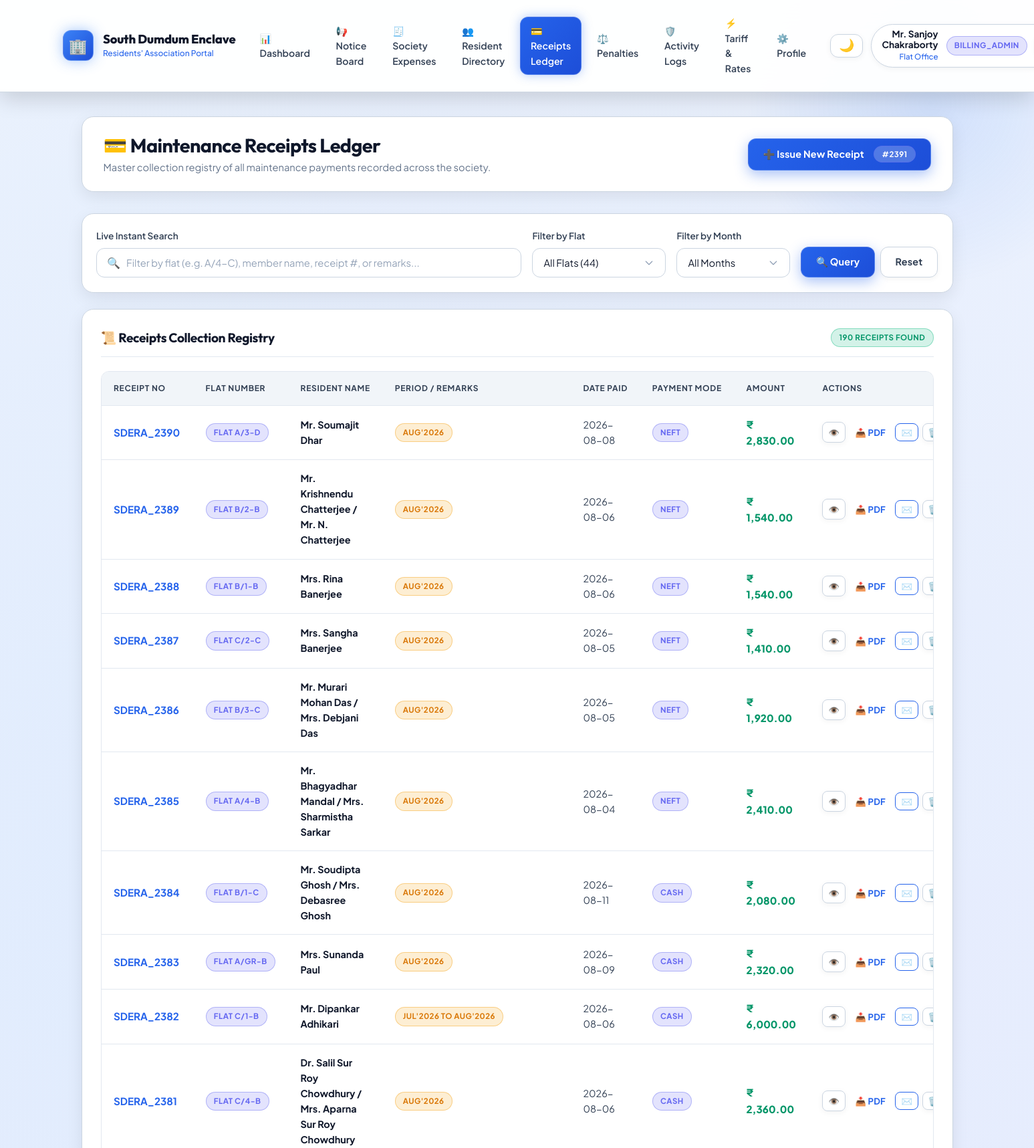
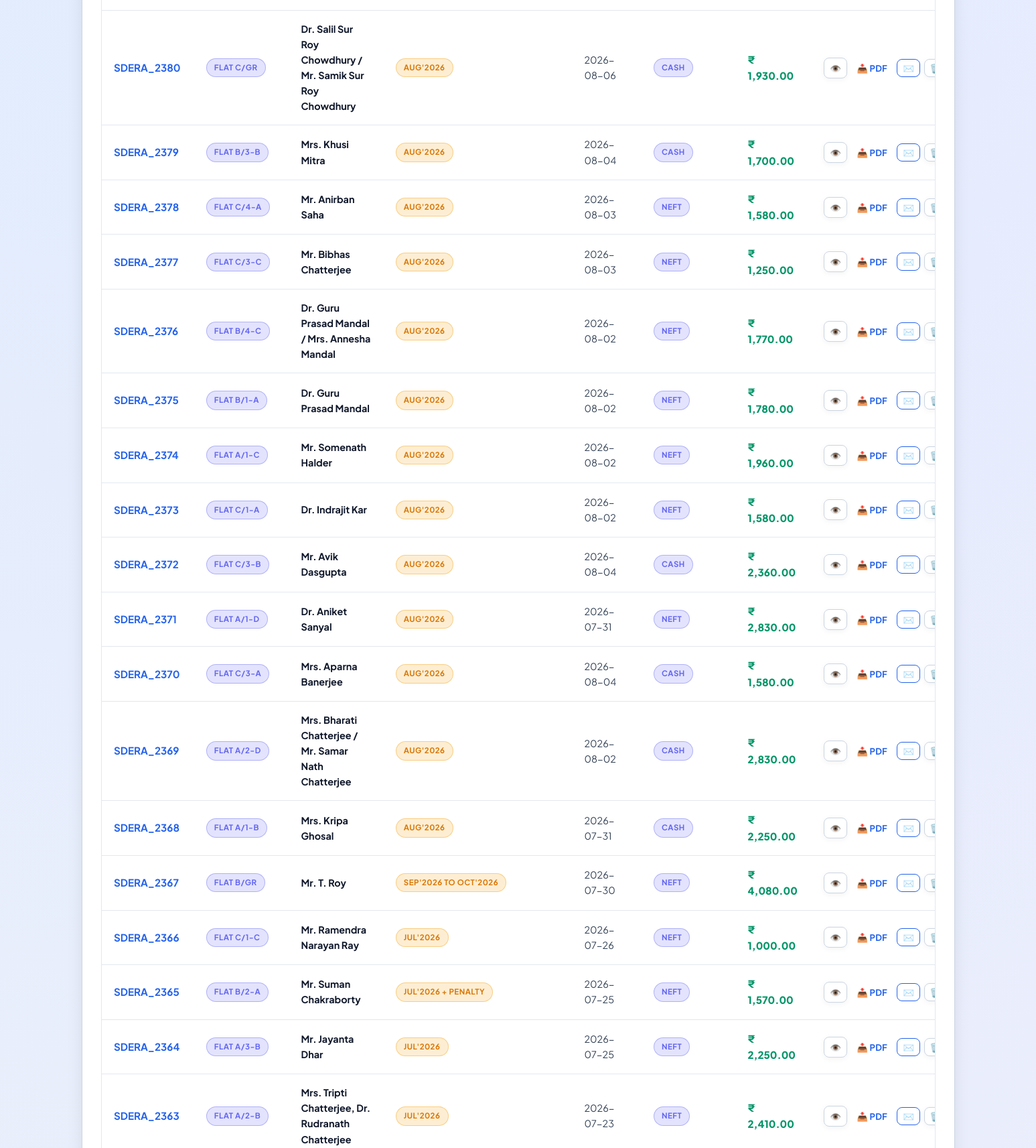
The app's page /admin/receipts (signed in, upper part) with its own data (2 pictures, top to bottom).
### tables this page shows
CREATE TABLE tbl_receipts (
    receipt_no INTEGER PRIMARY KEY,
    flat_no TEXT,
    member_name TEXT,
    amount REAL,
    pymnt_mode TEXT,
    subscription_type TEXT,
    remarks TEXT,
    payment_date TEXT,
    receipt_date TEXT,
    coverage_start TEXT,
    coverage_end TEXT
);

### app.py (the view)
@app.route('/admin/receipts')
@roles_required('super_admin', 'billing_admin', 'president', 'secretary', 'treasurer', 'caretaker')
def admin_receipts():
    flat_filter = request.args.get('flat', '').strip()
    month_filter = request.args.get('month', '').strip()
    search_q = request.args.get('q', '').strip()
    query = "SELECT * FROM tbl_receipts WHERE 1=1"
    params = []
    if flat_filter:
        query += " AND flat_no = %s"
        params.append(flat_filter)
    if month_filter:
        query += " AND remarks LIKE %s"
        params.append(f"%{month_filter}%")
    if search_q:
        query += " AND (flat_no LIKE %s OR member_name LIKE %s OR remarks LIKE %s OR receipt_no = %s)"
        params.extend([f"%{search_q}%", f"%{search_q}%", f"%{search_q}%", search_q if search_q.isdigit() else 0])
    query += " ORDER BY receipt_no DESC"
    receipts = query_db(query, params)
    all_flats = query_db("SELECT flat_no, member_name, monthly_charge FROM tbl_membership ORDER BY flat_no")
    max_rcpt_row = query_db("SELECT COALESCE(MAX(receipt_no), 2390) + 1 as next_r FROM tbl_receipts", one=True)
    next_receipt_no = int(max_rcpt_row['next_r']) if max_rcpt_row else 2391
    return render_template(
        'admin_receipts.html',
        receipts=receipts,
        all_flats=all_flats,
        flat_filter=flat_filter,
        month_filter=month_filter,
        search_q=search_q,
        next_receipt_no=next_receipt_no
    )

### app.py (called while the page is built)
@app.after_request
def set_response_headers(response):
    if request.path.startswith('/static/'):
        response.headers['Cache-Control'] = 'public, max-age=0, must-revalidate'
    return response

@app.teardown_appcontext
def close_request_db(exception=None):
    from flask import g
    db_conn = getattr(g, 'db_conn', None)
    if db_conn is not None:
        try:
            db_conn.close()
        except Exception:
            pass
        g.db_conn = None

@app.context_processor
def inject_globals():
    user = session.get('user')
    if not isinstance(user, dict):
        user = None
    is_admin = bool(user and (user.get('role') in ADMIN_ROLES or user.get('is_admin', False)))
    is_exec = bool(user and (user.get('role') in EXECUTIVE_ROLES or user.get('is_admin', False)))
    is_billing_admin = bool(user and (user.get('role') in {'super_admin', 'billing_admin'} or user.get('username') == 'admin'))
    return {
        'config': Config,
        'now': datetime.now(),
        'current_user': user,
        'is_admin': is_admin,
        'is_executive': is_exec,
        'is_billing_admin': is_billing_admin,
        'asset_version': '2.1.2'
    }

### database.py (called while the page is built, shortened)
def get_writable_sqlite_path():
    global _WRITABLE_SQLITE_PATH
    if _WRITABLE_SQLITE_PATH and os.path.exists(_WRITABLE_SQLITE_PATH):
        return _WRITABLE_SQLITE_PATH

def get_sqlite_connection():
    db_path = get_writable_sqlite_path()
    conn = sqlite3.connect(db_path)
    conn.row_factory = sqlite3.Row
    conn.create_function('DATE_FORMAT', 2, sqlite_date_format)
    return conn

def determine_engine():
    global _ENGINE_MODE
    if _ENGINE_MODE is not None:
        return _ENGINE_MODE

def get_db():
    try:
        from flask import g, has_request_context
        if has_request_context():
            if not hasattr(g, 'db_conn') or g.db_conn is None:
                engine = determine_engine()
                if engine == 'sqlite':
                    g.db_conn = get_sqlite_connection()
                else:
                    g.db_conn = get_mysql_connection()
            return g.db_conn
    except Exception:
        pass
    engine = determine_engine()
    return get_sqlite_connection() if engine == 'sqlite' else get_mysql_connection()

### templates/admin_receipts.html (shortened to what this page needs)
{% extends 'base.html' %}
{% block content %}
<div class="page-header">
    <div class="page-header-title">
        <h2>💳 Maintenance Receipts Ledger</h2>
        <p>Master collection registry of all maintenance payments recorded across the society.</p>
    </div>
    <div class="page-header-actions">
        <button type="button" class="btn btn-primary" onclick="openModal('createReceiptModal')">
            ➕ Issue New Receipt <span class="badge badge-info" style="margin-left: 0.35rem; background: rgba(255,255,255,0.22); color: #fff; font-weight: 700;">#{{ next_receipt_no }}</span>
        </button>
    </div>
</div>
<div class="card" style="margin-bottom: 1.5rem; padding: 1.35rem;">
    <form method="GET" action="{{ url_for('admin_receipts') }}" style="display: flex; gap: 1rem; align-items: flex-end; flex-wrap: wrap;">
        <div style="flex: 1; min-width: 220px;">
            <label class="form-label" for="liveReceiptSearch">Live Instant Search</label>
            <div class="live-search-box">
                <span class="search-icon">🔍</span>
                <input type="text" id="liveReceiptSearch" name="q" value="{{ search_q or '' }}" class="form-control" placeholder="Filter by flat (e.g. A/4-C), member name, receipt #, or remarks..." data-live-search="#adminReceiptsTable" data-search-counter="#rcptCountBadge" data-clear-btn="clearRcptSearch">
            </div>
        </div>
        <div style="width: 200px;">
            <label class="form-label" for="flat">Filter by Flat</label>
            <select id="flat" name="flat" class="form-select">
                <option value="">All Flats (44)</option>
            </select>
        </div>
        <div style="width: 170px;">
            <label class="form-label" for="month">Filter by Month</label>
            <select id="month" name="month" class="form-select">
                <option value="">All Months</option>
            </select>
        </div>
        <div style="display: flex; gap: 0.5rem;">
            <button type="submit" class="btn btn-primary">🔍 Query</button>
            <a href="{{ url_for('admin_receipts') }}" class="btn btn-secondary">Reset</a>
        </div>
    </form>
</div>
<div class="card">
    <div class="card-header">
        <h3 class="card-title">📜 Receipts Collection Registry</h3>
        <span id="rcptCountBadge" class="badge badge-success">{{ receipts|length }} Receipts Found</span>
    </div>
    <div class="table-container">
        <table class="custom-table" id="adminReceiptsTable">
            <thead>
                <tr>
                    <th>Receipt No</th>
                    <th>Flat Number</th>
                    <th>Resident Name</th>
                    <th>Period / Remarks</th>
                    <th>Date Paid</th>
                    <th>Payment Mode</th>
                    <th>Amount</th>
                    <th>Actions</th>
                </tr>
            </thead>
            <tbody>
                {% for r in receipts %}
                <tr>
                    <td>
                        <strong class="text-highlight-blue" style="font-size: 0.95rem;">SDERA_{{ r.receipt_no }}</strong>
                    </td>
                    <td>
                        <span class="badge badge-info">Flat {{ r.flat_no }}</span>
                    </td>
                    <td>
                        <strong class="text-main">{{ r.member_name }}</strong>
                    </td>
                    <td>
                        <span class="badge badge-warning">{{ r.remarks or 'Monthly' }}</span>
                    </td>
                    <td class="text-secondary">{{ r.payment_date or r.receipt_date }}</td>
                    <td>
                        <span class="badge badge-info">{{ r.pymnt_mode }}</span>
                    </td>
                    <td>
                        <strong class="text-amount-success" style="font-size: 0.95rem;">₹ {{ "{:,.2f}".format(r.amount) }}</strong>
                    </td>
                    <td>
                        <div style="display: flex; gap: 0.35rem; align-items: center;">
                            <a href="{{ url_for('view_receipt', receipt_no=r.receipt_no) }}" class="btn btn-sm btn-secondary" style="padding: 0.25rem 0.5rem;" title="View Voucher">
                                👁️
                            </a>
                            <a href="{{ url_for('download_receipt_pdf', receipt_no=r.receipt_no) }}" class="btn btn-sm btn-outline-success" style="padding: 0.25rem 0.5rem;" title="Download Official PDF" target="_blank" download>
                                📥 PDF
                            </a>
                            <button type="button" class="btn btn-sm btn-outline-primary" style="padding: 0.25rem 0.5rem;" onclick="emailReceiptAjax({{ r.receipt_no }}, this)" title="Email Receipt to Resident">
                                ✉️
                            </button>
                            <form method="POST" action="{{ url_for('delete_receipt', receipt_no=r.receipt_no) }}" onsubmit="return confirm('Are you sure you want to delete receipt SDERA_{{ r.receipt_no }} (Flat {{ r.flat_no }} - {{ r.member_name }})? This action cannot be undone.');" style="display: inline;">
                                <button type="submit" class="btn btn-sm btn-secondary" style="color: var(--amount-danger); padding: 0.25rem 0.5rem;" title="Delete Receipt">
                                    🗑️
                                </button>
                            </form>
                        </div>
                    </td>
                </tr>
                {% else %}
                <tr>
                    <td colspan="8" style="text-align: center; color: var(--text-muted); padding: 2.5rem;">
                        No receipts match your search or filter criteria.
                    </td>
                </tr>
                {% endfor %}
            </tbody>
        </table>
    </div>
</div>
{% endblock %}

### templates/base.html (shortened to what this page needs)
<!DOCTYPE html>
<html lang="en">
<head>
    <link rel="stylesheet" href="{{ url_for('static', filename='css/style.css') }}?v=20260820_v9">
</head>
<body>
    <header class="navbar">
        <div class="navbar-container">
            <a href="{{ url_for('dashboard') if current_user else url_for('login') }}" class="brand-wrapper">
                <div class="brand-logo-badge">🏢</div>
                <div class="brand-info">
                    <h1>South Dumdum Enclave</h1>
                    <p>Residents' Association Portal</p>
                </div>
            </a>
            {% if current_user %}
            <nav class="navbar-nav-desktop">
                <ul class="nav-menu">
                    <li><a href="{{ url_for('dashboard') }}" class="nav-link {% if request.endpoint == 'dashboard' %}active{% endif %}">📊 Dashboard</a></li>
                    <li><a href="{{ url_for('notices_list') }}" class="nav-link {% if request.endpoint == 'notices_list' %}active{% endif %}">📢 Notice Board</a></li>
                    <li><a href="{{ url_for('expenses_list') }}" class="nav-link {% if request.endpoint == 'expenses_list' %}active{% endif %}">🧾 Society Expenses</a></li>
                    {% if is_admin %}
                    <li><a href="{{ url_for('admin_members') }}" class="nav-link {% if request.endpoint == 'admin_members' %}active{% endif %}">👥 Resident Directory</a></li>
                    <li><a href="{{ url_for('admin_receipts') }}" class="nav-link {% if request.endpoint == 'admin_receipts' %}active{% endif %}">💳 Receipts Ledger</a></li>
                    <li><a href="{{ url_for('admin_penalties') }}" class="nav-link {% if request.endpoint == 'admin_penalties' %}active{% endif %}">⚖️ Penalties</a></li>
                    <li><a href="{{ url_for('admin_audit_logs') }}" class="nav-link {% if request.endpoint == 'admin_audit_logs' %}active{% endif %}">🛡️ Activity Logs</a></li>
                    {% endif %}
                    {% if is_billing_admin %}
                    <li><a href="{{ url_for('admin_billing_rates') }}" class="nav-link {% if request.endpoint in ['admin_billing_rates', 'admin_update_unit_rates'] %}active{% endif %}">⚡ Tariff &amp; Rates</a></li>
                    {% endif %}
                    <li><a href="{{ url_for('profile') }}" class="nav-link {% if request.endpoint == 'profile' %}active{% endif %}">⚙️ Profile</a></li>
                </ul>
            </nav>
            <div class="navbar-right">
                <button type="button" class="theme-toggle-btn" onclick="toggleSiteTheme(event)" aria-label="Toggle Light/Dark Theme" title="Toggle Theme">
                    <span class="theme-toggle-icon">☀️</span>
                </button>
                <div class="user-nav-badge navbar-nav-desktop">
                    <div class="user-nav-details">
                        <span class="user-name">{{ current_user.name }}</span>
                        <span class="user-sub">Flat {{ current_user.flat_no }}</span>
                    </div>
                    <span class="badge badge-{{ current_user.role|lower }}">{{ current_user.role }}</span>
                </div>
            </div>
            {% endif %}
        </div>
    </header>
    <main class="main-wrapper">
        {% block content %}{% endblock %}
    </main>
</body>
</html>

### templates/base.html (style rules this page uses)
:root, [data-theme="dark"], html[data-theme="dark"], body[data-theme="dark"] { --font-heading: 'Outfit', -apple-system, BlinkMacSystemFont, 'Segoe UI', Roboto, sans-serif; --font-body: 'Plus Jakarta Sans', -apple-system, BlinkMacSystemFont, 'Segoe UI', Roboto, sans-serif; --primary-50: #eff6ff; --primary-100: #dbeafe; --primary-200: #bfdbfe; --primary-300: #93c5fd; --primary-400: #60a5fa; --primary-500: #3b82f6; --primary-600: #2563eb; --primary-700: #1d4ed8; --primary-800: #1e40af; --primary-900: #1e3a8a; --primary-950: #0f172a; --emerald-500: #10b981; --emerald-600: #059669; --emerald-700: #047857; --amber-500: #f59e0b; --amber-600: #d97706; --amber-700: #b45309; --rose-500: #f43f5e; --rose-600: #e11d48; --rose-700: #be123c; --slate-50: #f8fafc; --slate-100: #f1f5f9; --slate-200: #e2e8f0; --slate-300: #cbd5e1; --slate-400: #94a3b8; --slate-500: #64748b; --slate-600: #475569; --slate-700: #334155; --slate-800: #1e293b; --slate-900: #0f172a; --slate-950: #020617; --radius-sm: 8px; --radius-md: 12px; --radius-lg: 18px; --radius-xl: 26px; --radius-pill: 9999px; --theme-mode: 'dark'; --text-main: #ffffff; --text-secondary: #cbd5e1; --text-muted: #94a3b8; --text-heading: #ffffff; --bg-body: #070b14; --bg-gradient: radial-gradient(circle at 15% 15%, rgba(30, 58, 138, 0.35) 0%, transparent 45%), radial-gradient(circle at 85% 25%, rgba(126, 34, 206, 0.25) 0%, transparent 45%), radial-gradient(circle at 50% 85%, rgba(15, 23, 42, 0.9) 0%, transparent 60%), linear-gradient(180deg, #070b14 0%, #0b1329 50%, #030712 100%); --navbar-bg: rgba(10, 16, 31, 0.88); --navbar-border: rgba(255, 255, 255, 0.1); --surface-card: rgba(15, 23, 42, 0.82); --surface-card-hover: rgba(22, 33, 58, 0.9); --surface-border: rgba(255, 255, 255, 0.1); --surface-border-hover: rgba(59, 130, 246, 0.45); --table-th-bg: rgba(30, 41, 59, 0.88); --table-th-color: #cbd5e1; --table-td-color: #e2e8f0; --table-td-border: rgba(255, 255, 255, 0.06); --form-bg: rgba(15, 23, 42, 0.85); --form-border: rgba(255, 255, 255, 0.15); --form-text: #ffffff; }
:root[data-theme="light"], html[data-theme="light"], body[data-theme="light"], [data-theme="light"] { --theme-mode: 'light'; --text-main: #0f172a; --text-secondary: #334155; --text-muted: #64748b; --text-heading: #0f172a; --bg-body: #f8fafc; --bg-gradient: radial-gradient(circle at 15% 15%, rgba(219, 234, 254, 0.75) 0%, transparent 45%), radial-gradient(circle at 85% 25%, rgba(237, 233, 254, 0.75) 0%, transparent 45%), linear-gradient(180deg, #f8fafc 0%, #edf2f7 50%, #e2e8f0 100%); --navbar-bg: rgba(255, 255, 255, 0.94); --navbar-border: rgba(203, 213, 225, 0.9); --surface-card: #ffffff; --surface-card-hover: #ffffff; --surface-border: #cbd5e1; --surface-border-hover: #2563eb; --table-th-bg: #f1f5f9; --table-th-color: #334155; --table-td-color: #0f172a; --table-td-border: #e2e8f0; --form-bg: #ffffff; --form-border: #cbd5e1; --form-text: #0f172a; }

### records on screen
tbl_receipts: receipt_no "2390", flat_no "A/3-D", member_name "Mr. Soumajit Dhar", remarks "AUG'2026", payment_date "2026-08-08", pymnt_mode "NEFT", amount "2,830.00"
tbl_receipts: receipt_no "2389", flat_no "B/2-B", member_name "Mr. Krishnendu Chatterjee / Mr. N. Chatterjee", remarks "AUG'2026", payment_date "2026-08-06", pymnt_mode "NEFT", amount "1,540.00"
tbl_receipts: receipt_no "2388", flat_no "B/1-B", member_name "Mrs. Rina Banerjee", remarks "AUG'2026", payment_date "2026-08-06", pymnt_mode "NEFT", amount "1,540.00"
tbl_receipts: receipt_no "2387", flat_no "C/2-C", member_name "Mrs. Sangha Banerjee", remarks "AUG'2026", payment_date "2026-08-05", pymnt_mode "NEFT", amount "1,410.00"
tbl_receipts: receipt_no "2386", flat_no "B/3-C", member_name "Mr. Murari Mohan Das / Mrs. Debjani Das", remarks "AUG'2026", payment_date "2026-08-05", pymnt_mode "NEFT", amount "1,920.00"
tbl_receipts: receipt_no "2385", flat_no "A/4-B", member_name "Mr. Bhagyadhar Mandal / Mrs. Sharmistha Sarkar", remarks "AUG'2026", payment_date "2026-08-04", pymnt_mode "NEFT", amount "2,410.00"
tbl_receipts: receipt_no "2384", flat_no "B/1-C", member_name "Mr. Soudipta Ghosh / Mrs. Debasree Ghosh", remarks "AUG'2026", payment_date "2026-08-11", pymnt_mode "CASH", amount "2,080.00"
tbl_receipts: receipt_no "2383", flat_no "A/GR-B", member_name "Mrs. Sunanda Paul", remarks "AUG'2026", payment_date "2026-08-09", pymnt_mode "CASH", amount "2,320.00"
tbl_receipts: receipt_no "2382", flat_no "C/1-B", member_name "Mr. Dipankar Adhikari", remarks "JUL'2026 TO AUG'2026", payment_date "2026-08-06", pymnt_mode "CASH", amount "6,000.00"
tbl_receipts: receipt_no "2381", flat_no "C/4-B", member_name "Dr. Salil Sur Roy Chowdhury / Mrs. Aparna Sur Roy Chowdhury", remarks "AUG'2026", payment_date "2026-08-06", pymnt_mode "CASH", amount "2,360.00"
tbl_receipts: receipt_no "2380", flat_no "C/GR", member_name "Dr. Salil Sur Roy Chowdhury / Mr. Samik Sur Roy Chowdhury", remarks "AUG'2026", payment_date "2026-08-06", pymnt_mode "CASH", amount "1,930.00"
tbl_receipts: receipt_no "2379", flat_no "B/3-B", member_name "Mrs. Khusi Mitra", remarks "AUG'2026", payment_date "2026-08-04", pymnt_mode "CASH", amount "1,700.00"
tbl_receipts: receipt_no "2378", flat_no "C/4-A", member_name "Mr. Anirban Saha", remarks "AUG'2026", payment_date "2026-08-03", pymnt_mode "NEFT", amount "1,580.00"
tbl_receipts: receipt_no "2377", flat_no "C/3-C", member_name "Mr. Bibhas Chatterjee", remarks "AUG'2026", payment_date "2026-08-03", pymnt_mode "NEFT", amount "1,250.00"
tbl_receipts: receipt_no "2376", flat_no "B/4-C", member_name "Dr. Guru Prasad Mandal / Mrs. Annesha Mandal", remarks "AUG'2026", payment_date "2026-08-02", pymnt_mode "NEFT", amount "1,770.00"
tbl_receipts: receipt_no "2375", flat_no "B/1-A", member_name "Dr. Guru Prasad Mandal", remarks "AUG'2026", payment_date "2026-08-02", pymnt_mode "NEFT", amount "1,780.00"
tbl_receipts: receipt_no "2374", flat_no "A/1-C", member_name "Mr. Somenath Halder", remarks "AUG'2026", payment_date "2026-08-02", pymnt_mode "NEFT", amount "1,960.00"
tbl_receipts: receipt_no "2373", flat_no "C/1-A", member_name "Dr. Indrajit Kar", remarks "AUG'2026", payment_date "2026-08-02", pymnt_mode "NEFT", amount "1,580.00"
tbl_receipts: receipt_no "2372", flat_no "C/3-B", member_name "Mr. Avik Dasgupta", remarks "AUG'2026", payment_date "2026-08-04", pymnt_mode "CASH", amount "2,360.00"
tbl_receipts: receipt_no "2371", flat_no "A/1-D", member_name "Dr. Aniket Sanyal", remarks "AUG'2026", payment_date "2026-07-31", pymnt_mode "NEFT", amount "2,830.00"
tbl_receipts: receipt_no "2370", flat_no "C/3-A", member_name "Mrs. Aparna Banerjee", remarks "AUG'2026", payment_date "2026-08-04", pymnt_mode "CASH", amount "1,580.00"
tbl_receipts: receipt_no "2369", flat_no "A/2-D", member_name "Mrs. Bharati Chatterjee / Mr. Samar Nath Chatterjee", remarks "AUG'2026", payment_date "2026-08-02", pymnt_mode "CASH", amount "2,830.00"
tbl_receipts: receipt_no "2368", flat_no "A/1-B", member_name "Mrs. Kripa Ghosal", remarks "AUG'2026", payment_date "2026-07-31", pymnt_mode "CASH", amount "2,250.00"
tbl_receipts: receipt_no "2367", flat_no "B/GR", member_name "Mr. T. Roy", remarks "SEP'2026 TO OCT'2026", payment_date "2026-07-30", pymnt_mode "NEFT", amount "4,080.00"
tbl_receipts: receipt_no "2366", flat_no "C/1-C", member_name "Mr. Ramendra Narayan Ray", remarks "JUL'2026", payment_date "2026-07-26", pymnt_mode "NEFT", amount "1,000.00"
tbl_receipts: receipt_no "2365", flat_no "B/2-A", member_name "Mr. Suman Chakraborty", remarks "JUL'2026 + PENALTY", payment_date "2026-07-25", pymnt_mode "NEFT", amount "1,570.00"
tbl_receipts: receipt_no "2364", flat_no "A/3-B", member_name "Mr. Jayanta Dhar", remarks "JUL'2026", payment_date "2026-07-25", pymnt_mode "NEFT", amount "2,250.00"
tbl_receipts: receipt_no "2363", flat_no "A/2-B", member_name "Mrs. Tripti Chatterjee, Dr. Rudranath Chatterjee", remarks "JUL'2026", payment_date "2026-07-23", pymnt_mode "NEFT", amount "2,410.00"

### other values on screen
{{ current_user.name }} "Mr. Sanjoy Chakraborty"
{{ current_user.flat_no }} "Office"
{{ current_user.role }} "BILLING_ADMIN"
{{ next_receipt_no }} "2391"
{{ receipts|length }} "190"
